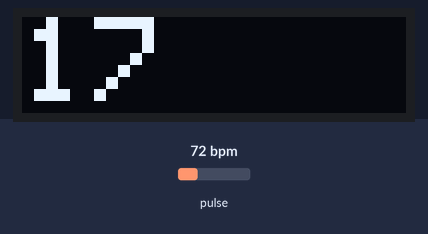
Recording of a sketch running on a simulated Arduino Uno, built with avr-gcc and run on an emulated ATmega328P. Parts: 128×32 one-colour display. Inputs (shaded band) come from the test bench; at power-on: pulse 72 bpm. What the sketch prints to the serial monitor is not drawn.

Above: at 1.2 s.
1.3 s: pulse set to 158 bpm
At 3.1 s:
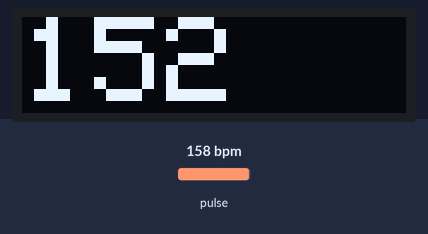
3.2 s: pulse set to 100 bpm
At 5.5 s:
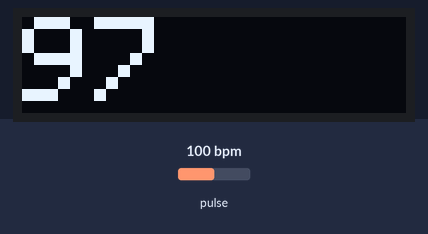
5.6 s: pulse set to 42 bpm
At 7.8 s:
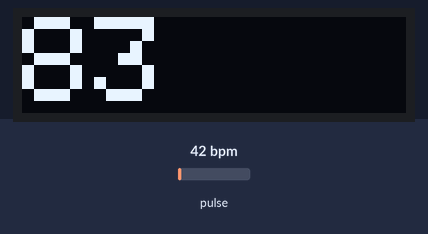
8.6 s: pulse set to 130 bpm
At 11.4 s:
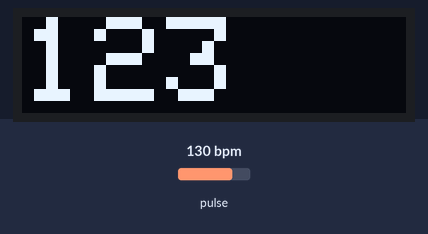
Timing chart, 0 to 11.6 s (numbered marks = the images above; inputs shaded):
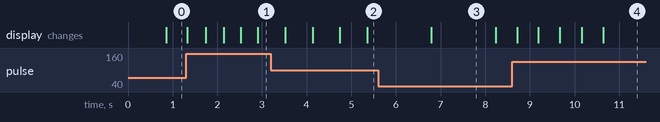

The sketch:

PulsacionesPantalla.ino
```cpp
#include <Wire.h>
#include <Adafruit_GFX.h>
#include <Adafruit_SSD1306.h>
#include <SPI.h>
#include "MAX30105.h"
#include "heartRate.h"

#define SCREEN_WIDTH 128 // OLED display width, in pixels
#define SCREEN_HEIGHT 32 // OLED display height, in pixels

#define OLED_RESET     4 // Reset pin # (or -1 if sharing Arduino reset pin)
#define SCREEN_ADDRESS 0x3C ///< See datasheet for Address; 0x3D for 128x64, 0x3C for 128x32

Adafruit_SSD1306 display(SCREEN_WIDTH, SCREEN_HEIGHT, &Wire, OLED_RESET);

MAX30105 particleSensor;

const byte RATE_SIZE = 4; //Increase this for more averaging. 4 is good.
byte rates[RATE_SIZE]; //Array of heart rates
byte rateSpot = 0;
long lastBeat = 0; //Time at which the last beat occurred

float beatsPerMinute;
int beatAvg;


void setup()
{
  Serial.begin(115200);
  Serial.println("Initializing...");

  // Initialize sensor
  if (!particleSensor.begin(Wire, I2C_SPEED_FAST)) //Use default I2C port, 400kHz speed
  {
    Serial.println("MAX30105 was not found. Please check wiring/power. ");
    while (1);
  }

  Serial.println("Place your index finger  on the sensor with steady pressure.");

  particleSensor.setup(); //Configure sensor with default settings
  particleSensor.setPulseAmplitudeRed(0x0A); //Turn Red LED to low to indicate sensor is running
  particleSensor.setPulseAmplitudeGreen(0); //Turn off Green LED

  // SSD1306_SWITCHCAPVCC = generate display voltage from 3.3V internally
  if(!display.begin(SSD1306_SWITCHCAPVCC, SCREEN_ADDRESS)) {
    Serial.println(F("SSD1306 allocation failed"));
    for(;;); // Don't proceed, loop forever
  }
}

void loop()
{
  long irValue = particleSensor.getIR();

  if (checkForBeat(irValue) == true)
  {
    //We sensed a beat!
    long delta = millis() - lastBeat;
    lastBeat = millis();

    beatsPerMinute = 60 / (delta / 1000.0);

    if (beatsPerMinute < 255 && beatsPerMinute > 20)
    {
      rates[rateSpot++] = (byte)beatsPerMinute; //Store this reading in the array
      rateSpot %= RATE_SIZE; //Wrap variable

      //Take average of readings
      beatAvg = 0;
      for (byte x = 0 ; x < RATE_SIZE ; x++)
        beatAvg += rates[x];
      beatAvg /= RATE_SIZE;
    }
  }

  Serial.print("IR=");
  Serial.print(irValue);
  Serial.print(", BPM=");
  Serial.print(beatsPerMinute);
  Serial.print(", Avg BPM=");
  Serial.print(beatAvg);

  if (irValue < 50000){
    Serial.print(" No finger?");
    printOled("Place your finger", 2);
  } else {
    printOled((String)beatAvg, 4);
  }
  Serial.println();
}

void printOled(String msg, int pixsize) {
    display.clearDisplay();

    display.setTextSize(pixsize);      // Normal 1:1 pixel scale
    display.setTextColor(SSD1306_WHITE); // Draw white text
    display.setCursor(0, 0);     // Start at top-left corner
    display.cp437(true);         // Use full 256 char 'Code Page 437' font

    display.println(msg);
    display.display();
}
```

License.ino
```cpp
// (licence header left out)

```

Measured:
- what the display in image 3 shows lasts 1.4 s, from 6.8 s to 8.2 s
